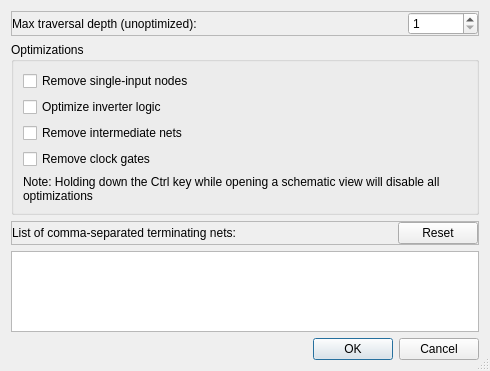
<?xml version="1.0" encoding="UTF-8"?>
<ui version="4.0">
 <class>DialogEditSchematic</class>
 <widget class="QDialog" name="DialogEditSchematic">
  <property name="geometry">
   <rect>
    <x>0</x>
    <y>0</y>
    <width>490</width>
    <height>371</height>
   </rect>
  </property>
  <property name="windowTitle">
   <string>Edit Schematic</string>
  </property>
  <property name="sizeGripEnabled">
   <bool>true</bool>
  </property>
  <layout class="QVBoxLayout" name="verticalLayout_2">
   <item>
    <widget class="QFrame" name="frame">
     <property name="frameShape">
      <enum>QFrame::Shape::StyledPanel</enum>
     </property>
     <property name="frameShadow">
      <enum>QFrame::Shadow::Raised</enum>
     </property>
     <layout class="QHBoxLayout" name="horizontalLayout">
      <property name="leftMargin">
       <number>0</number>
      </property>
      <property name="topMargin">
       <number>0</number>
      </property>
      <property name="rightMargin">
       <number>0</number>
      </property>
      <property name="bottomMargin">
       <number>0</number>
      </property>
      <item>
       <widget class="QLabel" name="label_1">
        <property name="text">
         <string>Max traversal depth (unoptimized):</string>
        </property>
       </widget>
      </item>
      <item>
       <spacer name="horizontalSpacer">
        <property name="orientation">
         <enum>Qt::Orientation::Horizontal</enum>
        </property>
        <property name="sizeHint" stdset="0">
         <size>
          <width>128</width>
          <height>20</height>
         </size>
        </property>
       </spacer>
      </item>
      <item>
       <widget class="QSpinBox" name="spinDepth">
        <property name="minimumSize">
         <size>
          <width>70</width>
          <height>0</height>
         </size>
        </property>
        <property name="minimum">
         <number>1</number>
        </property>
       </widget>
      </item>
     </layout>
    </widget>
   </item>
   <item>
    <widget class="QGroupBox" name="groupBox">
     <property name="title">
      <string>Optimizations</string>
     </property>
     <layout class="QVBoxLayout" name="verticalLayout">
      <item>
       <widget class="QCheckBox" name="checkOptSingleInput">
        <property name="text">
         <string>Remove single-input nodes</string>
        </property>
       </widget>
      </item>
      <item>
       <widget class="QCheckBox" name="checkOptInverters">
        <property name="text">
         <string>Optimize inverter logic</string>
        </property>
       </widget>
      </item>
      <item>
       <widget class="QCheckBox" name="checkOptIntermediate">
        <property name="text">
         <string>Remove intermediate nets</string>
        </property>
       </widget>
      </item>
      <item>
       <widget class="QCheckBox" name="checkOptClockGate">
        <property name="text">
         <string>Remove clock gates</string>
        </property>
       </widget>
      </item>
      <item>
       <widget class="QLabel" name="label_2">
        <property name="minimumSize">
         <size>
          <width>100</width>
          <height>0</height>
         </size>
        </property>
        <property name="text">
         <string>Note: Holding down the Ctrl key while opening a schematic view will disable all optimizations</string>
        </property>
        <property name="wordWrap">
         <bool>true</bool>
        </property>
       </widget>
      </item>
     </layout>
    </widget>
   </item>
   <item>
    <widget class="QFrame" name="frame_2">
     <property name="frameShape">
      <enum>QFrame::Shape::StyledPanel</enum>
     </property>
     <property name="frameShadow">
      <enum>QFrame::Shadow::Raised</enum>
     </property>
     <layout class="QHBoxLayout" name="horizontalLayout_2">
      <property name="leftMargin">
       <number>0</number>
      </property>
      <property name="topMargin">
       <number>0</number>
      </property>
      <property name="rightMargin">
       <number>0</number>
      </property>
      <property name="bottomMargin">
       <number>0</number>
      </property>
      <item>
       <widget class="QLabel" name="label">
        <property name="text">
         <string>List of comma-separated terminating nets:</string>
        </property>
       </widget>
      </item>
      <item>
       <spacer name="horizontalSpacer_2">
        <property name="orientation">
         <enum>Qt::Orientation::Horizontal</enum>
        </property>
        <property name="sizeHint" stdset="0">
         <size>
          <width>0</width>
          <height>20</height>
         </size>
        </property>
       </spacer>
      </item>
      <item>
       <widget class="QPushButton" name="btReset">
        <property name="text">
         <string>Reset</string>
        </property>
       </widget>
      </item>
     </layout>
    </widget>
   </item>
   <item>
    <widget class="QPlainTextEdit" name="editTermNodes"/>
   </item>
   <item>
    <widget class="QDialogButtonBox" name="buttonBox">
     <property name="orientation">
      <enum>Qt::Orientation::Horizontal</enum>
     </property>
     <property name="standardButtons">
      <set>QDialogButtonBox::StandardButton::Cancel|QDialogButtonBox::StandardButton::Ok</set>
     </property>
    </widget>
   </item>
  </layout>
 </widget>
 <tabstops>
  <tabstop>spinDepth</tabstop>
  <tabstop>checkOptSingleInput</tabstop>
  <tabstop>checkOptInverters</tabstop>
  <tabstop>checkOptIntermediate</tabstop>
  <tabstop>checkOptClockGate</tabstop>
  <tabstop>btReset</tabstop>
  <tabstop>editTermNodes</tabstop>
 </tabstops>
 <resources/>
 <connections>
  <connection>
   <sender>buttonBox</sender>
   <signal>accepted()</signal>
   <receiver>DialogEditSchematic</receiver>
   <slot>accept()</slot>
   <hints>
    <hint type="sourcelabel">
     <x>227</x>
     <y>276</y>
    </hint>
    <hint type="destinationlabel">
     <x>157</x>
     <y>274</y>
    </hint>
   </hints>
  </connection>
  <connection>
   <sender>buttonBox</sender>
   <signal>rejected()</signal>
   <receiver>DialogEditSchematic</receiver>
   <slot>reject()</slot>
   <hints>
    <hint type="sourcelabel">
     <x>295</x>
     <y>282</y>
    </hint>
    <hint type="destinationlabel">
     <x>286</x>
     <y>274</y>
    </hint>
   </hints>
  </connection>
 </connections>
</ui>
